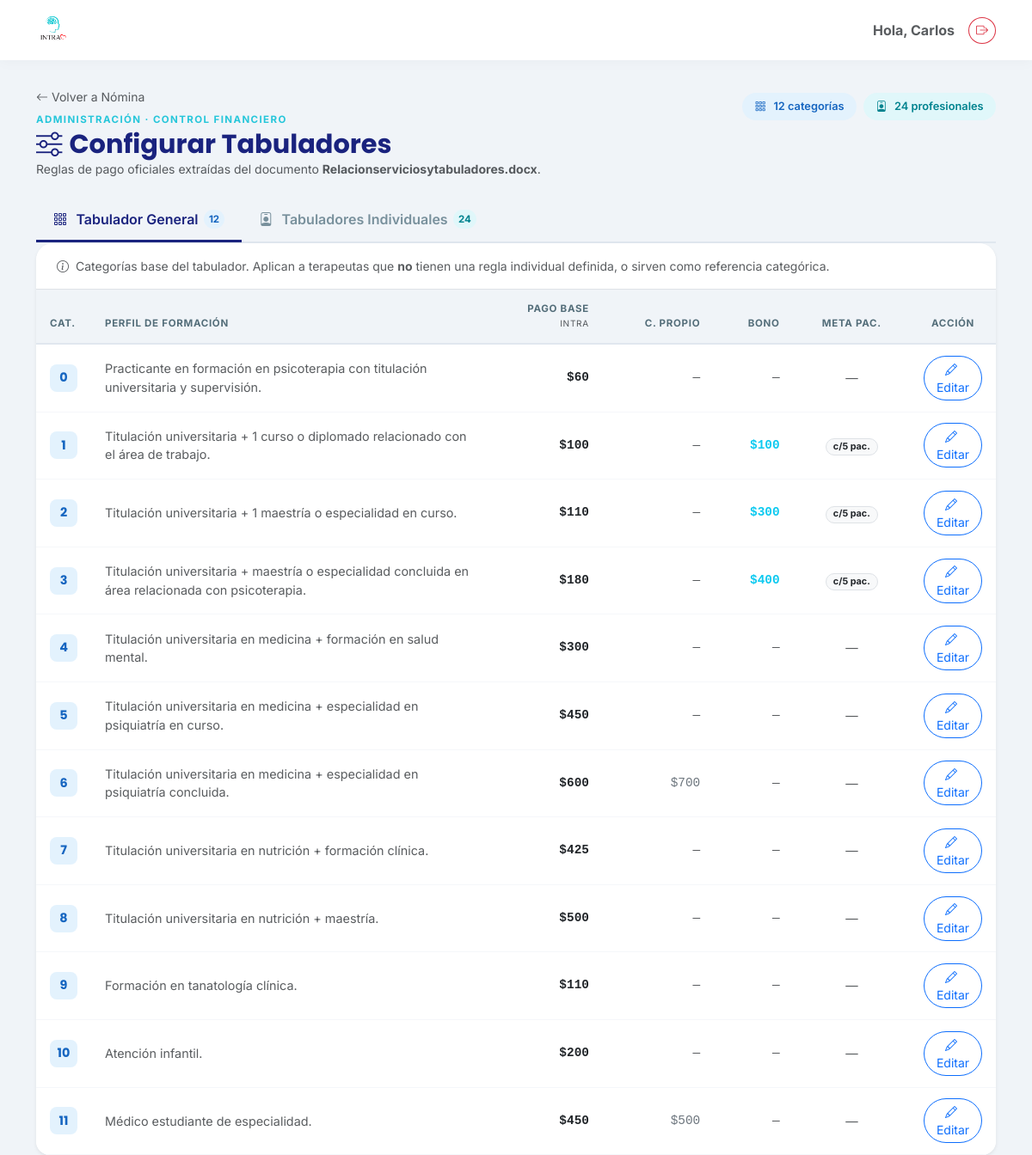
Screenshot of /nomina/tabuladores/ (signed in) with the database file from the repository.
### clinica/models.py (models this page shows, shortened)
class TabuladorGeneral(models.Model):
    numero = models.IntegerField(unique=True, help_text="Número de categoría (0 al 11).")
    descripcion = models.TextField(help_text="Perfil de formación que corresponde a esta categoría.")
    pago_base = models.DecimalField(max_digits=8, decimal_places=2,
                                    help_text="Monto fijo por sesión en consultorio INTRA.")
    pago_consultorio_propio = models.DecimalField(
        max_digits=8, decimal_places=2, null=True, blank=True,
        help_text="Monto alternativo si la sesión es en consultorio del terapeuta (cats. 6 y 11)."
    )
    bono_monto = models.DecimalField(max_digits=8, decimal_places=2, null=True, blank=True,
                                     help_text="Monto del bono al alcanzar el umbral de pacientes.")
    bono_umbral_pacientes = models.IntegerField(
        null=True, blank=True,
        help_text="Número de pacientes semanales necesarios para activar el bono (repetible)."
    )
    class Meta:
        verbose_name = "Tabulador General"
        verbose_name_plural = "Tabulador General"
        ordering = ['numero']

### clinica/views.py (the view)
# urls.py: path('nomina/tabuladores/', clinica_views.tabuladores_config, name='tabuladores_config'),
@login_required
def tabuladores_config(request):
    if not request.user.is_staff:
        return redirect('home')
    from .models import TabuladorGeneral, ReglaTerapeuta
    categorias = TabuladorGeneral.objects.order_by('numero')
    reglas = (
        ReglaTerapeuta.objects
        .select_related('terapeuta', 'tabulador_base')
        .order_by('terapeuta__nombre')
    )
    return render(request, 'clinica/tabuladores_config.html', {
        'categorias': categorias,
        'reglas': reglas,
    })

### clinica/templates/clinica/tabuladores_config.html (shortened to what this page needs)
{% extends 'clinica/base.html' %}
{% block content %}
<div class="d-flex flex-wrap justify-content-between align-items-start gap-3 mb-4">
    <div>
        <a href="{% url 'nomina_lista' %}"
           class="text-decoration-none text-muted small d-inline-flex align-items-center gap-1 mb-2">
            <i class="bi bi-arrow-left"></i> Volver a Nómina
        </a>
        <p class="nom-eyebrow">Administración · Control Financiero</p>
        <h2 class="nom-title"><i class="bi bi-sliders me-2"></i>Configurar Tabuladores</h2>
        <p class="text-muted small mb-0">
            Reglas de pago oficiales extraídas del documento
            <strong>Relacionserviciosytabuladores.docx</strong>.
        </p>
    </div>
    <div class="d-flex align-items-center gap-2 mt-2">
        <span class="badge-resumen">
            <i class="bi bi-grid-3x3-gap me-1"></i>{{ categorias|length }} categorías
        </span>
        <span class="badge-resumen badge-resumen--teal">
            <i class="bi bi-person-badge me-1"></i>{{ reglas|length }} profesionales
        </span>
    </div>
</div>
<ul class="nav nav-tabs tab-nomina mb-0" id="tabsTabulador" role="tablist">
    <li class="nav-item" role="presentation">
        <button class="nav-link active fw-semibold" id="tab-general-btn"
                data-bs-toggle="tab" data-bs-target="#tabGeneral"
                type="button" role="tab">
            <i class="bi bi-grid-3x3-gap me-1"></i>Tabulador General
            <span class="tab-count">{{ categorias|length }}</span>
        </button>
    </li>
    <li class="nav-item" role="presentation">
        <button class="nav-link fw-semibold" id="tab-individual-btn"
                data-bs-toggle="tab" data-bs-target="#tabIndividual"
                type="button" role="tab">
            <i class="bi bi-person-badge me-1"></i>Tabuladores Individuales
            <span class="tab-count tab-count--teal">{{ reglas|length }}</span>
        </button>
    </li>
</ul>
<div class="tab-content" id="tabsTabuladorContent">
    <div class="tab-pane fade show active" id="tabGeneral" role="tabpanel">
        <div class="card shadow-sm border-0 rounded-bottom-4 overflow-hidden">
            <div class="card-header bg-white border-bottom px-4 py-3">
                <p class="text-muted small mb-0">
                    <i class="bi bi-info-circle me-1"></i>
                    Categorías base del tabulador. Aplican a terapeutas que <strong>no</strong> tienen
                    una regla individual definida, o sirven como referencia categórica.
                </p>
            </div>
            <div class="card-body p-0">
                <div class="table-responsive">
                    <table class="table table-hover align-middle mb-0 tabla-tabulador">
                        <thead>
                            <tr>
                                <th style="width:56px">Cat.</th>
                                <th>Perfil de formación</th>
                                <th class="text-end">Pago Base<br><small class="fw-normal text-muted">INTRA</small></th>
                                <th class="text-end">C. Propio</th>
                                <th class="text-end">Bono</th>
                                <th class="text-center">Meta pac.</th>
                                <th class="text-center" style="width:100px">Acción</th>
                            </tr>
                        </thead>
                        <tbody>
                            {% for cat in categorias %}
                            <tr>
                                <td class="text-center">
                                    <span class="cat-badge">{{ cat.numero }}</span>
                                </td>
                                <td class="text-muted small" style="max-width:340px">
                                    {{ cat.descripcion }}
                                </td>
                                <td class="text-end font-monospace fw-bold text-dark">
                                    ${{ cat.pago_base|floatformat:0 }}
                                </td>
                                <td class="text-end font-monospace text-secondary">
                                    {% if cat.pago_consultorio_propio %}
                                        ${{ cat.pago_consultorio_propio|floatformat:0 }}
                                    {% else %}
                                        <span class="text-muted">—</span>
                                    {% endif %}
                                </td>
                                <td class="text-end font-monospace">
                                    {% if cat.bono_monto %}
                                        <span class="text-info fw-semibold">${{ cat.bono_monto|floatformat:0 }}</span>
                                    {% else %}
                                        <span class="text-muted">—</span>
                                    {% endif %}
                                </td>
                                <td class="text-center">
                                    {% if cat.bono_umbral_pacientes %}
                                        <span class="badge bg-light text-dark border rounded-pill px-2">
                                            c/{{ cat.bono_umbral_pacientes }} pac.
                                        </span>
                                    {% else %}
                                        <span class="text-muted">—</span>
                                    {% endif %}
                                </td>
                                <td class="text-center">
                                    <button type="button"
                                        class="btn btn-sm btn-outline-primary rounded-pill btn-editar-cat"
                                        data-id="{{ cat.id }}"
                                        data-numero="{{ cat.numero }}"
                                        data-descripcion="{{ cat.descripcion|escapejs }}"
                                        data-pago_base="{{ cat.pago_base }}"
                                        data-pago_consultorio_propio="{{ cat.pago_consultorio_propio|default:'' }}"
                                        data-bono_monto="{{ cat.bono_monto|default:'' }}"
                                        data-bono_umbral_pacientes="{{ cat.bono_umbral_pacientes|default:'' }}"
                                        data-url="{% url 'tabuladores_editar_categoria' cat.id %}"
                                        data-bs-toggle="modal" data-bs-target="#modalCategoria">
                                        <i class="bi bi-pencil me-1"></i>Editar
                                    </button>
                                </td>
                            </tr>
                            {% endfor %}
                        </tbody>
                    </table>
                </div>
            </div>
        </div>
    </div>
</div>
{% endblock %}

### clinica/templates/clinica/base.html (shortened to what this page needs)
{% load static %}
<!DOCTYPE html>
<html lang="es">
<head>
    <link href="https://cdn.jsdelivr.net/npm/bootstrap@5.3.0/dist/css/bootstrap.min.css" rel="stylesheet">
    <link rel="stylesheet" href="https://cdn.jsdelivr.net/npm/bootstrap-icons@1.10.5/font/bootstrap-icons.css">
</head>
<body>
    <nav class="navbar navbar-expand-lg fixed-top">
        <div class="container">
            <a class="navbar-brand d-flex align-items-center" href="{% url 'home' %}">
               <img src="{% static 'clinica/images/logo.png' %}" alt="Logo INTRA" class="me-2">
            </a>
            <div class="d-flex align-items-center">
                <span class="me-3 text-muted fw-bold d-none d-md-block">
                    Hola, {{ user.username|title }}
                </span>
                <form action="{% url 'logout' %}" method="post">
                    <button type="submit" class="btn btn-outline-danger btn-sm rounded-circle" title="Cerrar Sesión">
                        <i class="bi bi-box-arrow-right"></i>
                    </button>
                </form>
            </div>
        </div>
    </nav>
    <div class="container" style="margin-top: 100px;">
        {% block content %}
        {% endblock %}
    </div>
</body>
<link href="https://cdn.jsdelivr.net/npm/select2@4.1.0-rc.0/dist/css/select2.min.css" rel="stylesheet" />
<link rel="stylesheet" href="https://cdn.jsdelivr.net/npm/select2-bootstrap-5-theme@1.3.0/dist/select2-bootstrap-5-theme.min.css" />
</html>

### clinica/templates/clinica/base.html (style rules this page uses)
:root { --intra-primary: #26C6DA; --intra-secondary: #EF5350; --intra-dark: #37474F; --intra-light: #F0F4F8; --intra-white: #FFFFFF; }
body { background-color: var(--intra-light); font-family: 'Inter', sans-serif; color: var(--intra-dark); }
h1, h2, h3, h4, h5, .navbar-brand { font-family: 'Poppins', sans-serif; }
.card { border: none; border-radius: 20px; box-shadow: 0 10px 30px rgba(0,0,0,0.05); }
.navbar { background-color: var(--intra-white); box-shadow: 0 2px 15px rgba(0,0,0,0.03); padding-top: 10px; padding-bottom: 10px; }
.navbar-brand img { height: 40px; width: auto; }

### clinica/templates/clinica/tabuladores_config.html (style rules this page uses)
.nom-eyebrow { font-size: 0.72rem; font-weight: 700; letter-spacing: 0.12em; text-transform: uppercase; color: #26C6DA; margin-bottom: 0.1rem; }
.nom-title { font-family: 'Poppins', sans-serif; font-weight: 700; color: #1A237E; font-size: 1.9rem; margin-bottom: 0; }
.badge-resumen { display: inline-flex; align-items: center; gap: 0.3rem; padding: 0.4rem 0.9rem; border-radius: 50px; background: #E3F2FD; color: #1565C0; font-size: 0.8rem; font-weight: 600; }
.badge-resumen--teal { background: #E0F7FA; color: #00838F; }
.tab-nomina { border-bottom: 2px solid #E0E7EF; }
.tab-nomina .nav-link { color: #78909C; border: none; border-radius: 0; padding: 0.75rem 1.25rem; border-bottom: 3px solid transparent; transition: all 0.2s; display: flex; align-items: center; gap: 0.4rem; }
.tab-nomina .nav-link.active { color: #1A237E; border-bottom-color: #1A237E; background: transparent; font-weight: 700; }
.tab-count { display: inline-flex; align-items: center; justify-content: center; min-width: 22px; height: 22px; padding: 0 6px; border-radius: 50px; font-size: 0.72rem; font-weight: 700; background: #E3F2FD; color: #1565C0; }
.tab-count--teal { background: #E0F7FA; color: #00838F; }
.tabla-tabulador thead th { background: #F0F4F8; color: #546E7A; font-size: 0.72rem; font-weight: 700; letter-spacing: 0.06em; text-transform: uppercase; border-bottom: 2px solid #E0E7EF; padding: 0.85rem 1rem; white-space: nowrap; }
.tabla-tabulador tbody td { padding: 0.8rem 1rem; border-bottom: 1px solid #F5F7FA; vertical-align: middle; font-size: 0.9rem; }
.cat-badge { display: inline-flex; align-items: center; justify-content: center; width: 32px; height: 32px; border-radius: 8px; background: #E3F2FD; color: #1565C0; font-family: 'Poppins', sans-serif; font-weight: 700; font-size: 0.9rem; }

### rows the page displays
TabuladorGeneral: numero "0", descripcion "Practicante en formación en psicoterapia con titulación universitaria y supervisión.", pago_base "60"
TabuladorGeneral: numero "1", descripcion "Titulación universitaria + 1 curso o diplomado relacionado con el área de trabajo.", pago_base "100", bono_monto "100", bono_umbral_pacientes "5"
TabuladorGeneral: numero "2", descripcion "Titulación universitaria + 1 maestría o especialidad en curso.", pago_base "110", bono_monto "300", bono_umbral_pacientes "5"
TabuladorGeneral: numero "3", descripcion "Titulación universitaria + maestría o especialidad concluida en área relacionada con psicoterapia.", pago_base "180", bono_monto "400", bono_umbral_pacientes "5"
TabuladorGeneral: numero "4", descripcion "Titulación universitaria en medicina + formación en salud mental.", pago_base "300"
TabuladorGeneral: numero "5", descripcion "Titulación universitaria en medicina + especialidad en psiquiatría en curso.", pago_base "450"
TabuladorGeneral: numero "6", descripcion "Titulación universitaria en medicina + especialidad en psiquiatría concluida.", pago_base "600", pago_consultorio_propio "700"
TabuladorGeneral: numero "7", descripcion "Titulación universitaria en nutrición + formación clínica.", pago_base "425"
TabuladorGeneral: numero "8", descripcion "Titulación universitaria en nutrición + maestría.", pago_base "500"
TabuladorGeneral: numero "9", descripcion "Formación en tanatología clínica.", pago_base "110"
TabuladorGeneral: numero "10", descripcion "Atención infantil.", pago_base "200"
TabuladorGeneral: numero "11", descripcion "Médico estudiante de especialidad.", pago_base "450", pago_consultorio_propio "500"

### other values shown
{{ user.username|title }} "Carlos"
{{ categorias|length }} "12"
{{ reglas|length }} "24"
